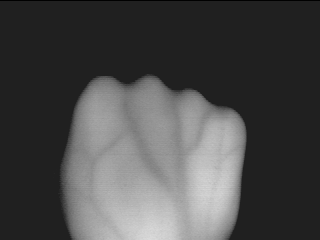
#> input picture images/assignment4/0019hv3.bmp, 320 x 240 px
$ python assignment4-p1.py   (Python 2 division)
#> lines starting #> are read from the running program, lines starting #| are printed output that depends on the picture; after the words box and inside, x2 and y2 are one past the last pixel; in counts of white or black regions, pixels touching at a corner belong together; long printed decimals are rounded
#> further down, imageColor is the input picture: shape (240, 320, 3); min 0, max 219, mean 73.9
import cv2 as cv
import numpy as np
import copy

# optimalThresholding Takes an original image
# to be thresholded and threshold it using
# optimal thresholding method
# returns optimal threshold , thresholded image
def optimal_thresholding(image):
    rows = image.shape[0]
#> rows = 240
    cols = image.shape[1]
#> cols = 320
    #  Extract initial background  (4corners)
    background = [image[0, 0], image[0, cols-1], image[rows-1, 0], image[rows-1, cols-1]]
#> background = [0, 0, 32, 32]
    background_mean = np.mean(background)
#> background_mean = 16
    # Extract initial foreground (object)
    foreground_sum = np.sum(image) - np.sum(background)
#> foreground_sum = 5672581
    foreground_mean = foreground_sum / (np.size(image) - 4)
#> foreground_mean = 73
    thresh = (background_mean + foreground_mean) / 2
#> thresh = 44.5

    while True:
        old_thresh = thresh
        new_foreground = image[np.where(image > thresh)]
        new_background = image[np.where(image < thresh)]
        thresh = (np.mean(new_background) + np.mean(new_foreground)) / 2
        if old_thresh == thresh:
            break
#> this loop made 4 passes
#> (old_thresh, thresh) on passes 1 to 4: (44.5, 92.7), (92.7, 95.3), (95.3, 95.51), (95.51, 95.51)

    bwImage = copy.deepcopy(image)
    # convert the image to black and white image
    for r in range(0, image.shape[0]):
        for c in range(0, image.shape[1]):
            if image[r, c] > thresh:
                bwImage[r, c] = 255
            else:
                bwImage[r, c] = 0
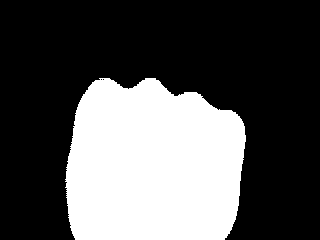
#> bwImage: shape (240, 320); 32.7% white; 1 white region, box (x1, y1, x2, y2) and area: (65, 78, 246, 240) 25112

    return bwImage, thresh


# load gray images
imageColor = cv.imread('../images/assignment4/0019hv3.bmp')
imageGray = cv.imread('../images/assignment4/0019hv3.bmp', cv.IMREAD_GRAYSCALE)

# threshold gray image using optiaml thresholding method
thresholded_image , optimal_threshold = optimal_thresholding(imageGray)
#> optimal_threshold = 95.51

print "optimal threshold", optimal_threshold
#| optimal threshold 95.509

cv.namedWindow('original image',cv.WINDOW_NORMAL)
cv.imshow('original image', imageGray)

cv.imshow('thresholded image using optimal thresholding', thresholded_image)

cv.waitKey(0)
cv.destroyAllWindows()

$ run again, with images/assignment4/Beads.jpg saved as images/assignment4/0019hv3.bmp
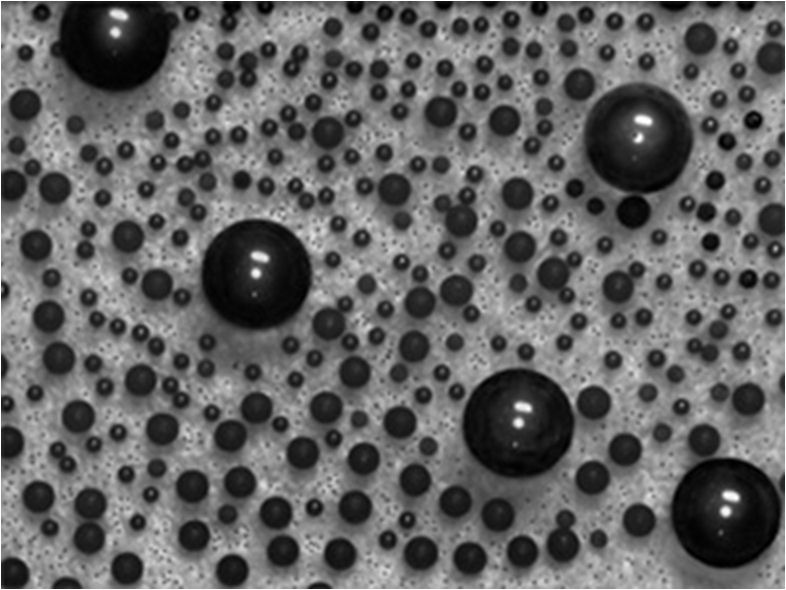
#> input picture images/assignment4/Beads.jpg, 786 x 590 px
#> imageColor is the input picture: shape (590, 786, 3); min 0, max 255, mean 100.9
#> background = [255, 255, 255, 255]
#> background_mean = 255
#> foreground_sum = 46781131
#> foreground_mean = 100
#> in optimal_thresholding, `thresh = (background_mean + foreground_mean) / 2`: thresh = 177.5
#> the loop in optimal_thresholding, `while True:` made 10 passes
#> (old_thresh, thresh) on passes 1 to 8: (177.5, 149.8), (149.8, 126.3), (126.3, 109.4), (109.4, 99.11), (99.11, 93.98), (93.98, 91.15), (91.15, 90.23), (90.23, 89.78)
#> after the loop in optimal_thresholding, `for r in range(0, image.shape[0]):`:
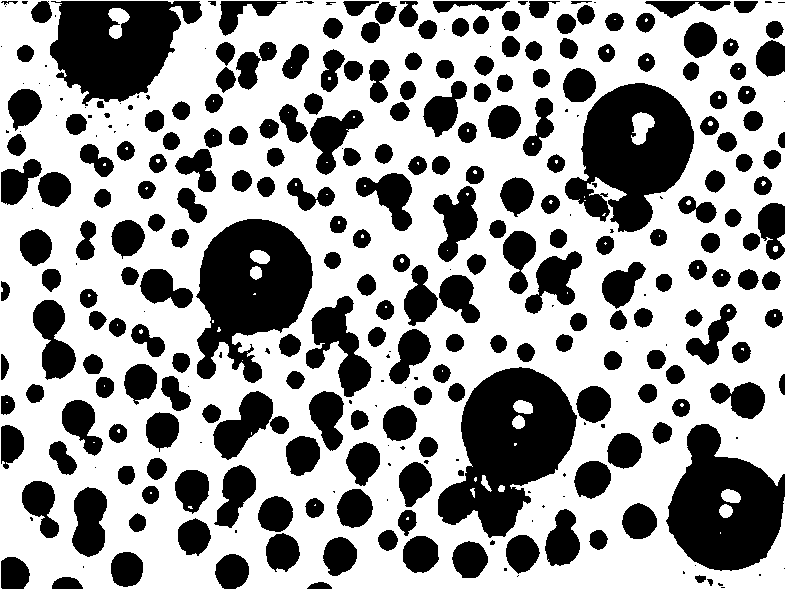
#> bwImage: shape (590, 786); 62.2% white; 318 black regions (85 under 20 px), largest, box (x1, y1, x2, y2) and area: (438, 367, 577, 538) 13603, (196, 219, 313, 383) 11859, (565, 83, 694, 232) 11627
#> optimal_threshold = 89.36
#| optimal threshold 89.359
